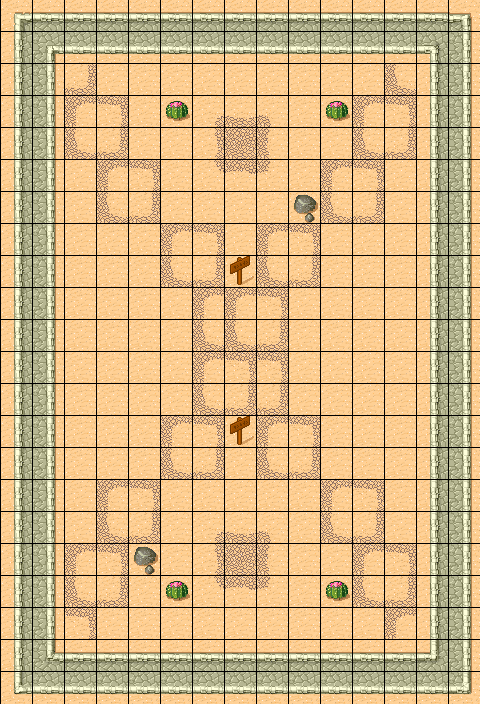

Below is a game level as drawn by its tile map, then a one-line description and the .tmx file that defines it, in full:
An orthogonal 15x22 tile map with 32x32 px tiles, 1 tile layer (块层 1).

<map version="1.2" tiledversion="1.2.4" orientation="orthogonal" renderorder="right-down" width="15" height="22" tilewidth="32" tileheight="32" infinite="0" nextlayerid="2" nextobjectid="1">
 <tileset firstgid="1" source="tmw_desert_spacing.tsx" />
 <layer id="1" name="块层 1" width="15" height="22">
  <data encoding="csv">
25,26,26,26,26,26,26,26,26,26,26,26,26,26,27,
33,36,42,42,42,42,42,42,42,42,42,42,42,37,35,
33,35,13,30,30,30,30,30,30,30,30,30,12,33,35,
33,35,4,5,30,31,6,7,8,30,31,4,5,33,35,
33,35,12,13,30,30,14,15,16,30,30,12,13,33,35,
33,35,30,4,5,30,22,23,24,30,4,5,30,33,35,
33,35,30,12,13,30,30,30,30,32,12,13,30,33,35,
33,35,30,30,30,4,5,30,4,5,30,30,30,33,35,
33,35,30,30,30,12,13,46,12,13,30,30,30,33,35,
33,35,30,30,30,30,4,4,5,30,30,30,30,33,35,
33,35,30,30,30,30,12,12,13,30,30,30,30,33,35,
33,35,30,30,30,30,4,5,5,30,30,30,30,33,35,
33,35,30,30,30,30,12,13,13,30,30,30,30,33,35,
33,35,30,30,30,4,5,46,4,5,30,30,30,33,35,
33,35,30,30,30,12,13,30,12,13,30,30,30,33,35,
33,35,30,4,5,30,30,30,30,30,4,5,30,33,35,
33,35,30,12,13,30,6,7,8,30,12,13,30,33,35,
33,35,4,5,32,30,14,15,16,30,30,4,5,33,35,
33,35,12,13,30,31,22,23,24,30,31,12,13,33,35,
33,35,5,30,30,30,30,30,30,30,30,30,4,33,35,
33,44,26,26,26,26,26,26,26,26,26,26,26,45,35,
41,42,42,42,42,42,42,42,42,42,42,42,42,42,43
</data>
 </layer>
</map>
